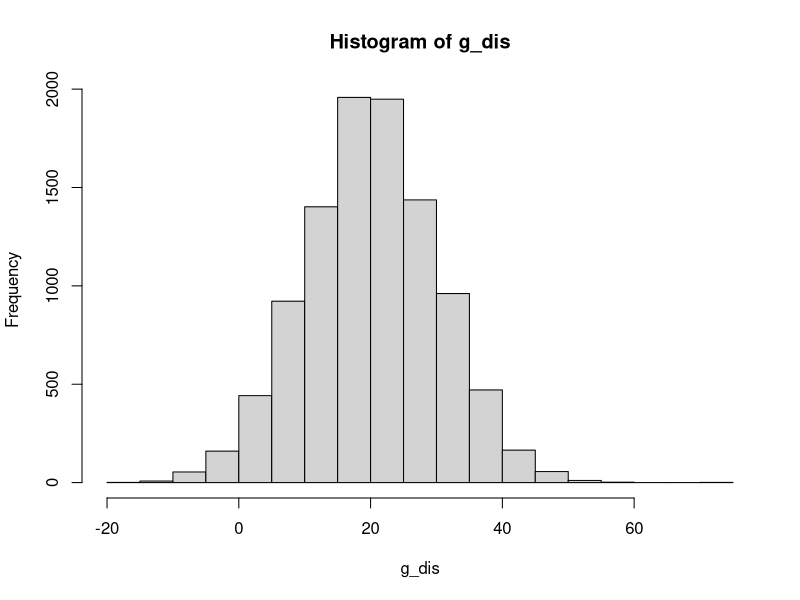
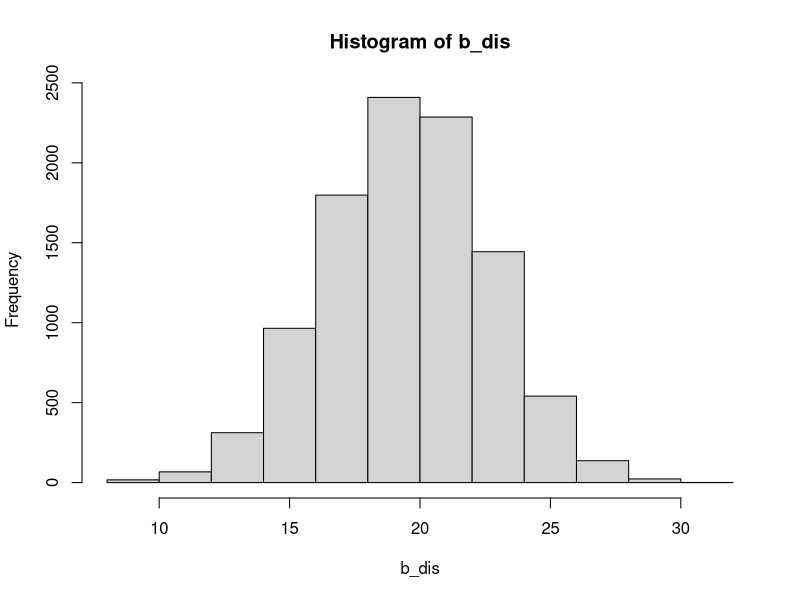
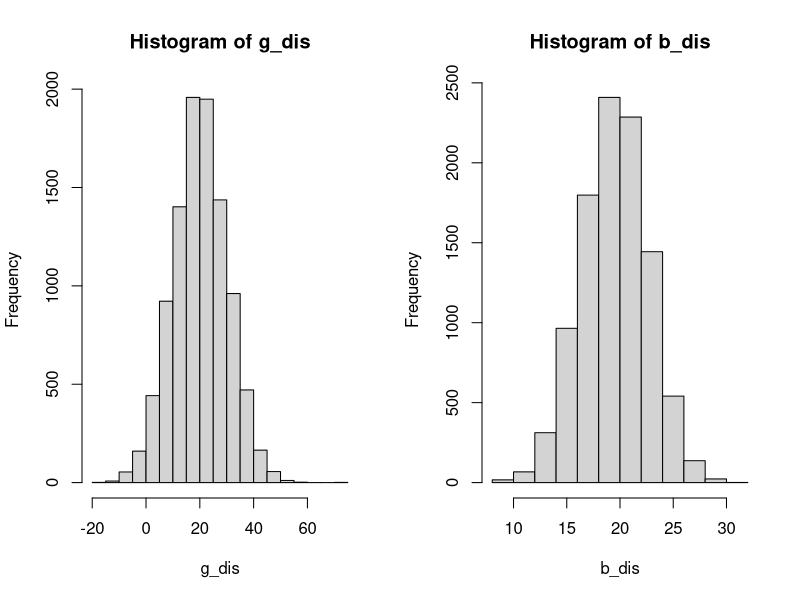

The R source for these figures, in order:
# 1a. Generate 10000 random numbers from Gaussian distribution with mean=20 and variance =10, and plot the distribution.

g_dis <- rnorm(10000, 20, 10)

Guassian_distribution <- hist(g_dis)

# 1b. Generate 10000 random numbers from Binomial distribution with p=0.5 and n=40, and plot the distribution.
 
n <- 40
p <- 0.5
size <- 10000
 
b_dis <- rep(0, size)

for(i in 1:size){
  b_dis[i] <- sum(runif(n) < p)
}

Binomial_distribution <- hist(b_dis)

# Compare the distribution of 1a and 1b, what do you find?

par(mfrow = c(1, 2))
Guassian_distribution <- hist(g_dis)
Binomial_distribution <- hist(b_dis)

# 2. Make a program that can select our candidates for presentation next week. This program should select randomly but avoid selecting the numbers that had been selected before.
